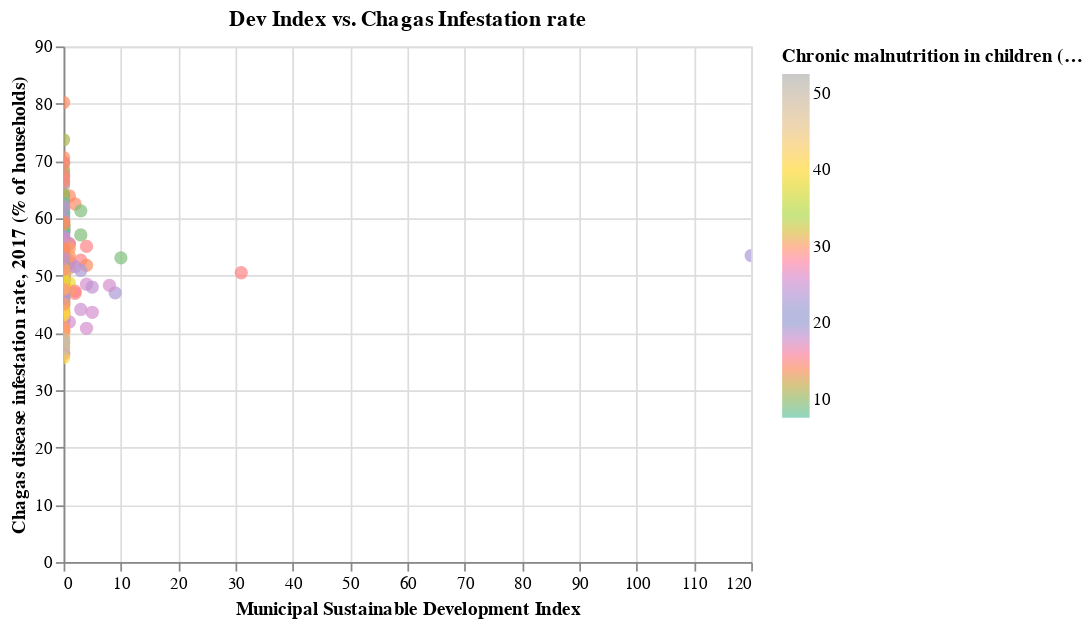

This figure's notebook cell:
### Code cell
alt.Chart(health_df1).mark_circle(size=60).encode(
    x = alt.X('sdg3_3_di',axis=alt.Axis(title = "Municipal Sustainable Development Index")),
    y = alt.Y('imds',axis = alt.Axis(title = 'Chagas disease infestation rate, 2017 (% of households)')),
    color = alt.Color('sdg2_2_cmc',scale = alt.Scale(scheme = 'set2'),
                     legend = alt.Legend(title="Chronic malnutrition in children (< 5 years), 2016 (%)"))
).properties(title="Dev Index vs. Chagas Infestation rate").interactive()

### Figure 1 — Vega-Lite specification as saved in the notebook (floating-point values rounded to 4 significant figures; data arrays with more than 128 entries replaced by an {"elided": "..."} marker saying what was removed)
{"config": {"view": {"continuousWidth": 400, "continuousHeight": 300}}, "data": {"name": "data-cece7676e56529d24c7a7b929b45e099"}, "mark": {"type": "circle", "size": 60}, "encoding": {"color": {"field": "sdg2_2_cmc", "legend": {"title": "Chronic malnutrition in children (< 5 years), 2016 (%)"}, "scale": {"scheme": "set2"}, "type": "quantitative"}, "x": {"axis": {"title": "Municipal Sustainable Development Index"}, "field": "sdg3_3_di", "type": "quantitative"}, "y": {"axis": {"title": "Chagas disease infestation rate, 2017 (% of households)"}, "field": "imds", "type": "quantitative"}}, "selection": {"selector001": {"type": "interval", "bind": "scales", "encodings": ["x", "y"]}}, "title": "Dev Index vs. Chagas Infestation rate", "$schema": "https://vega.github.io/schema/vega-lite/v4.17.0.json", "datasets": {"data-cece7676e56529d24c7a7b929b45e099": {"elided": "339 records"}}}
